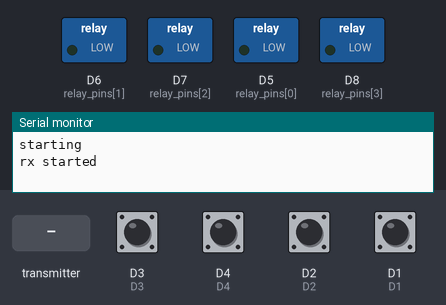
The sketch below on a simulated ESP8266 (NodeMCU). On the bench: switched loads named in the sketch (green lamp = pin HIGH), the last lines printed to the serial monitor. Inputs (shaded band) come from the test bench; at power-on: D1–4 HIGH.

Above: at 1.2 s.
1.3 s: D3 pulled LOW for 0.15 s
At 2.4 s:
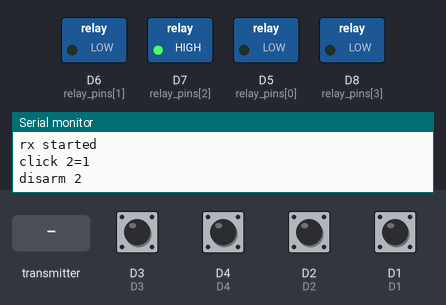
2.9 s: the transmitter starts sending value = 1023
At 3.6 s:
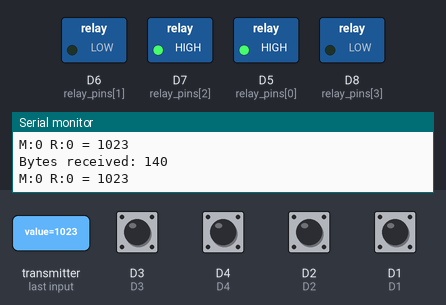
4.4 s: D4 pulled LOW for 0.15 s
At 4.8 s:
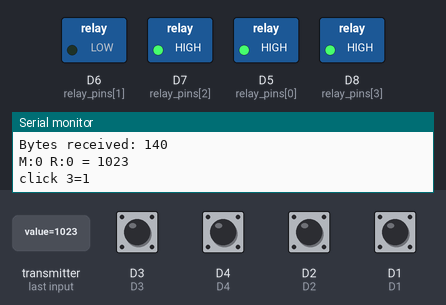
6.0 s: D2 pulled LOW for 0.15 s
At 7.2 s:
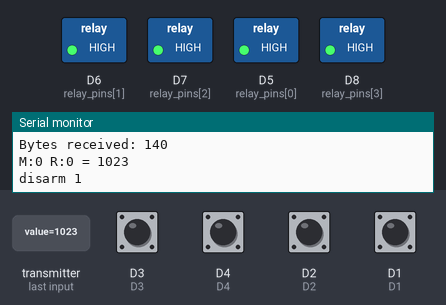
7.6 s: D1 pulled LOW for 0.15 s
At 7.75 s:
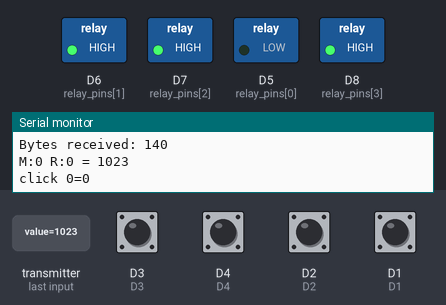
9.4 s: D3 pulled LOW for 1 s
At 9.8 s:
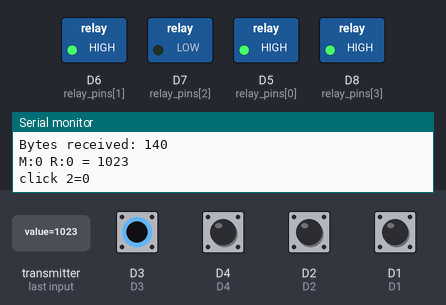
Timing chart, 0 to 12.4 s (numbered marks = the images above; inputs shaded):
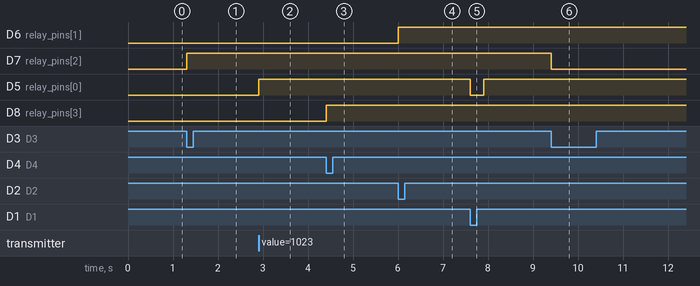

The sketch:

espnow_rx.ino
```cpp
// (licence header left out)
#include <ESP8266WiFi.h>
#include <espnow.h>


static const uint8_t D0   = 16;
static const uint8_t D1   = 5;
static const uint8_t D2   = 4;
static const uint8_t D3   = 0;
static const uint8_t D4   = 2;
static const uint8_t D5   = 14;
static const uint8_t D6   = 12;
static const uint8_t D7   = 13;
static const uint8_t D8   = 15;
static const uint8_t D9   = 3;
static const uint8_t D10  = 1;

static const uint8_t LEDOFF = HIGH;
static const uint8_t LEDON = LOW;

#define NRELAY 4
static const uint8_t relay_pins[] = { D5, D6, D7, D8 };

typedef struct button {
  uint8_t button;
  uint8_t bstate;
  unsigned long lastTime;
  uint8_t value;
} button_t;

#define NBUTTONS 4
int relay_value = 0;
button_t buttons[NBUTTONS] = { { D1, 0, 0, 0 }, { D2, 0, 0, 0 }, { D3, 0, 0, 0 }, { D4, 0, 0, 0 } };

// Structure example to receive data
// Must match the sender structure
typedef struct struct_message {
  int module;
  int relay;
  int value;
  int data[32];
} struct_message;


unsigned long timerDelay = 1000;

// Create a struct_message called myData
struct_message myData;

char first = 1;
char blink = 0;

void setRelay(uint8_t relay, uint8_t value) {
  buttons[relay].value = value;
  digitalWrite(relay_pins[relay], value?HIGH:LOW);
}

// Callback function that will be executed when data is received
void OnDataRecv(uint8_t * mac, uint8_t *incomingData, uint8_t len) {
  memcpy(&myData, incomingData, sizeof(myData));
  Serial.print("Bytes received: ");
  Serial.println(len);
  Serial.print("M:");
  Serial.print(myData.module);
  Serial.print(" R:");
  Serial.print(myData.relay);
  Serial.print(" = ");
  Serial.print(myData.value);
  Serial.println();

  uint8_t relay = myData.relay; //relay_pins[myData.relay];
  int value = myData.value;

  setRelay(relay,value);

  //if(!blink) {
    //blink = 1;
    //digitalWrite(LED_BUILTIN, value?LEDON:LEDOFF);
    //digitalWrite(relay, value?HIGH:LOW);
  //} else {
  //  blink = 0;
  //  digitalWrite(LED_BUILTIN, LEDOFF);
  //  digitalWrite(relay, LOW);
  //}

}

void setup() {
  int i;
  // Initialize Serial Monitor
  Serial.begin(115200);
  Serial.println("starting");

  // Set device as a Wi-Fi Station
  WiFi.mode(WIFI_STA);

  // Init ESP-NOW
  if (esp_now_init() != 0) {
    Serial.println("Error initializing ESP-NOW");
    return;
  }

  // Once ESPNow is successfully Init, we will register for recv CB to
  // get recv packer info
  esp_now_set_self_role(ESP_NOW_ROLE_SLAVE);
  esp_now_register_recv_cb(OnDataRecv);

  //pinMode(LED_BUILTIN, OUTPUT);
  for(i=0;i<NRELAY;i++) {
    pinMode(relay_pins[i], OUTPUT);
  }
  for(i=0;i<NBUTTONS;i++) {
    pinMode(buttons[i].button, INPUT_PULLUP);
  }
}

void loop() {
  int i;

  if(first) {
    first = 0;
    //digitalWrite(LED_BUILTIN, LEDOFF);
    Serial.println("rx started");
    return;
  }

  for(i=0;i<NBUTTONS;i++) {
    loop_button(buttons+i,i);
  }
}

void loop_button(button_t *btn, int i) {

  uint8_t mode = btn->bstate;
  uint8_t bstate = digitalRead(btn->button);

  if ((mode == 1) && ((millis() - btn->lastTime) > timerDelay) && (bstate)) {
    Serial.print("disarm ");
    Serial.println(i);
    btn->bstate = 0;

    return;
  }

  if((mode == 0) && (!bstate)) {
    btn->bstate = 1;
    btn->lastTime = millis();

    Serial.print("click ");
    Serial.print(i);
    Serial.print("=");
    Serial.println(!btn->value);
    setRelay(i, !btn->value);
    return;
  }
}
```

Measured:
- after the input at 1.3 s, D7 (relay_pins[2]): LOW → HIGH at once
- after the input at 2.9 s, D5 (relay_pins[0]): LOW → HIGH at once
- after the input at 4.4 s, D8 (relay_pins[3]): LOW → HIGH at once
- after the input at 6.0 s, D6 (relay_pins[1]): LOW → HIGH at once
- after the input at 7.6 s, D5 (relay_pins[0]): HIGH → LOW at once, → HIGH 0.30 s later
- after the input at 9.4 s, D7 (relay_pins[2]): HIGH → LOW at once
